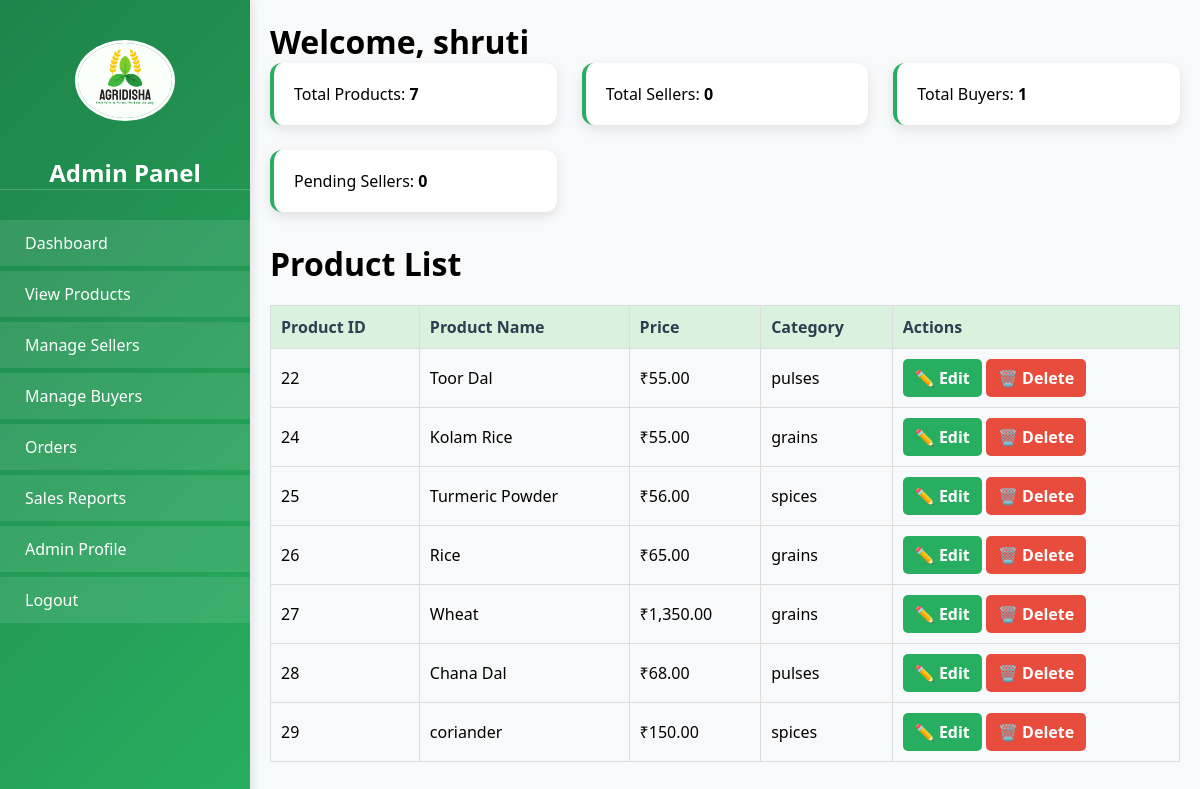
The page /ASSETS/ADMIN/admin.php?tab=view_products (signed in) on the database its author committed.
### tables this page shows
CREATE TABLE IF NOT EXISTS `products` (
  `id` int NOT NULL AUTO_INCREMENT,
  `name` varchar(255) NOT NULL,
  `description` text,
  `price` decimal(10,2) NOT NULL,
  `unit` varchar(50) NOT NULL,
  `quantity` int NOT NULL,
  `category` varchar(100) NOT NULL,
  `location` varchar(100) NOT NULL,
  `image_url` varchar(255) DEFAULT NULL,
  `seller_id` int NOT NULL,
  `organic_certified` tinyint(1) DEFAULT '0',
  `in_stock` tinyint(1) DEFAULT '1',
  `delivery_options` varchar(255) DEFAULT NULL,
  `created_at` timestamp NULL DEFAULT CURRENT_TIMESTAMP,
  `updated_at` timestamp NULL DEFAULT CURRENT_TIMESTAMP ON UPDATE CURRENT_TIMESTAMP,
  PRIMARY KEY (`id`),
  KEY `seller_id` (`seller_id`)
);

### ASSETS/ADMIN/view_products.php (the view, shortened to what this page needs)
<?php
$servername = "localhost";
$username = "root";
$password = "";
$dbname = "ams_db";
$conn = new mysqli($servername, $username, $password, $dbname);
$product_query = "SELECT * FROM products";
$product_result = $conn->query($product_query);
?>
<!DOCTYPE html>
<html lang="en">
<head>
    <link rel="stylesheet" href="style.css">
</head>
<body>
    <h1>Product List</h1>
    <table>
        <thead>
            <tr>
                <th>Product ID</th>
                <th>Product Name</th>
                <th>Price</th>
                <th>Category</th>
                <th>Actions</th>
            </tr>
        </thead>
        <tbody>
            <?php if ($product_result->num_rows > 0): ?>
                <?php while ($product = $product_result->fetch_assoc()): ?>
                    <tr>
                        <td><?= htmlspecialchars($product['id']) ?></td>
                        <td><?= htmlspecialchars($product['name']) ?></td>
                        <td>₹<?= htmlspecialchars(number_format($product['price'], 2)) ?></td>
                        <td><?= htmlspecialchars($product['category']) ?></td>
                        <td>
                            <a href="edit_product.php?id=<?= htmlspecialchars($product['id']) ?>" class="btn btn-edit">✏️ Edit</a>
                            <a href="delete_product.php?id=<?= htmlspecialchars($product['id']) ?>" class="btn btn-delete" onclick="return confirm('Are you sure you want to delete this product?');">🗑️ Delete</a>
                        </td>
                    </tr>
                <?php endwhile; ?>
            <?php else: ?>
                <tr><td colspan="5">No products available.</td></tr>
            <?php endif; ?>
        </tbody>
    </table>
</body>
</html>

### ASSETS/ADMIN/admin.php (shortened to what this page needs)
<?php
$servername = "localhost";
$username = "root";
$password = "";
$dbname = "ams_db";
$conn = new mysqli($servername, $username, $password, $dbname);
$admin_name = $_SESSION['admin'];
$admin_query = $conn->prepare("SELECT * FROM admin_info WHERE admin_name = ?");
$admin_query->bind_param("s", $admin_name);
$admin_query->execute();
$admin_info = $admin_query->get_result()->fetch_assoc();
$counts = [
    'total_products' => "SELECT COUNT(*) AS total FROM products",
    'total_sellers' => "SELECT COUNT(*) AS total FROM users WHERE role='seller'",
    'total_buyers' => "SELECT COUNT(*) AS total FROM users WHERE role='buyer'",
    'pending_sellers' => "SELECT COUNT(*) AS total FROM users WHERE role='seller' AND status='pending'",
];
$data_counts = [];
foreach ($counts as $key => $sql) {
    $result = $conn->query($sql);
    $row = $result->fetch_assoc();
    $data_counts[$key] = $row['total'];
}
$tab = isset($_GET['tab']) ? $_GET['tab'] : 'dashboard';
?>
<!DOCTYPE html>
<html lang="en">
<head>
    <link rel="stylesheet" href="style.css">
</head>
<body>
    <div class="container">
        <div class="sidebar">
            <div class="logo-container">
                <img src="../IMAGES/logo.jpg" alt="Logo" width="100">
            </div>
            <h2>Admin Panel</h2>
            <ul>
                <li><a href="?tab=dashboard">Dashboard</a></li>
                <li><a href="?tab=view_products">View Products</a></li>
                <li><a href="?tab=manage_sellers">Manage Sellers </a></li>
                <li><a href="?tab=manage_buyers">Manage Buyers</a></li>
                <li><a href="?tab=manage_orders">Orders</a></li>
                <li><a href="?tab=sales_reports">Sales Reports</a></li>
                <li><a href="?tab=admin_profile">Admin Profile</a></li>
                <li><a href="logout.php">Logout</a></li>
            </ul>
        </div>
        <div class="content">
            <h1>Welcome, <?= htmlspecialchars($admin_info['admin_name']) ?></h1>
            <div class="dashboard-cards">
                <div class="card">Total Products: <strong><?= $data_counts['total_products'] ?></strong></div>
                <div class="card">Total Sellers: <strong><?= $data_counts['total_sellers'] ?></strong></div>
                <div class="card">Total Buyers: <strong><?= $data_counts['total_buyers'] ?></strong></div>
                <div class="card">Pending Sellers: <strong><?= $data_counts['pending_sellers'] ?></strong></div>
            </div>
            <?php
            $allowed_tabs = ['dashboard', 'view_products', 'manage_sellers', 'manage_buyers', 'manage_orders', 'sales_reports', 'admin_profile'];
            if (in_array($tab, $allowed_tabs)) {
                include "$tab.php";
            } else {
                echo "<p>Invalid tab selected.</p>";
            }
            ?>
        </div>
    </div>
</body>
</html>

### ASSETS/ADMIN/style.css (style rules this page uses)
:root { --primary-green: #1e8449; --secondary-green: #27ae60; --light-green: #daf1de; --accent-brown: #8b4513; --neutral-beige: #f5f0e1; --text-dark: #2c3e50; --text-light: #ffffff; --shadow: rgba(0, 0, 0, 0.1); }
* { margin: 0; padding: 0; box-sizing: border-box; font-family: 'Segoe UI', Tahoma, Geneva, Verdana, sans-serif; }
body { background-color: #f8f9fa; min-height: 100vh; }
.container { display: flex; min-height: 100vh; }
.sidebar { width: 250px; background: linear-gradient(135deg, var(--primary-green), var(--secondary-green)); color: var(--text-light); padding: 20px 0; position: fixed; height: 100vh; overflow-y: auto; box-shadow: 2px 0 10px var(--shadow); }
.logo-container { padding: 20px; text-align: center; }
.logo-container img { border-radius: 50%; margin-bottom: 10px; border: 3px solid var(--text-light); }
.sidebar h2 { text-align: center; font-size: 1.5rem; margin-bottom: 30px; color: var(--text-light); padding: 0 20px; border-bottom: 1px solid rgba(255, 255, 255, 0.2); }
.sidebar ul { list-style: none; padding: 0; }
.sidebar ul li { margin-bottom: 5px; }
.sidebar ul li a { display: flex; align-items: center; padding: 12px 25px; color: var(--text-light); text-decoration: none; transition: all 0.3s ease; background-color: rgba(255, 255, 255, 0.1); }
.content { flex: 1; margin-left: 250px; padding: 20px; }
.dashboard-cards { display: grid; grid-template-columns: repeat(auto-fit, minmax(250px, 1fr)); gap: 25px; margin-bottom: 30px; }
.card { background-color: #fff; padding: 20px; border-radius: 12px; box-shadow: 0 4px 12px var(--shadow); border-left: 4px solid var(--secondary-green); transition: transform 0.3s ease; }
table { width: 100%; border-collapse: separate; border-spacing: 0; }
th { background-color: var(--light-green); color: var(--text-dark); padding: 15px; text-align: left; font-weight: 600; border-bottom: 2px solid var(--secondary-green); }
td { padding: 15px; border-bottom: 1px solid rgba(0, 0, 0, 0.05); }
.btn { padding: 12px 20px; border-radius: 8px; border: none; cursor: pointer; font-size: 1rem; transition: all 0.3s ease; }

### ASSETS/ADMIN/view_products.php (style rules this page uses)
table { width: 100%; border-collapse: collapse; margin-top: 20px; }
th, td { padding: 10px; text-align: left; border: 1px solid #ddd; }
.btn { text-decoration: none; padding: 8px 12px; border-radius: 5px; font-weight: bold; display: inline-block; transition: 0.3s ease-in-out; }
.btn-edit { background-color: #27ae60; color: white; }
.btn-delete { background-color: #e74c3c; color: white; }

### rows shown on the page
products: id "22", name "Toor Dal", price "55.00", category "pulses"
products: id "24", name "Kolam Rice", price "55.00", category "grains"
products: id "25", name "Turmeric Powder", price "56.00", category "spices"
products: id "26", name "Rice", price "65.00", category "grains"
products: id "27", name "Wheat", price "1,350.00", category "grains"
products: id "28", name "Chana Dal", price "68.00", category "pulses"
products: id "29", name "coriander", price "150.00", category "spices"

### other values the page prints
$admin_info['admin_name'] "shruti"
$data_counts['total_products'] "7"
$data_counts['total_sellers'] "0"
$data_counts['total_buyers'] "1"
$data_counts['pending_sellers'] "0"
